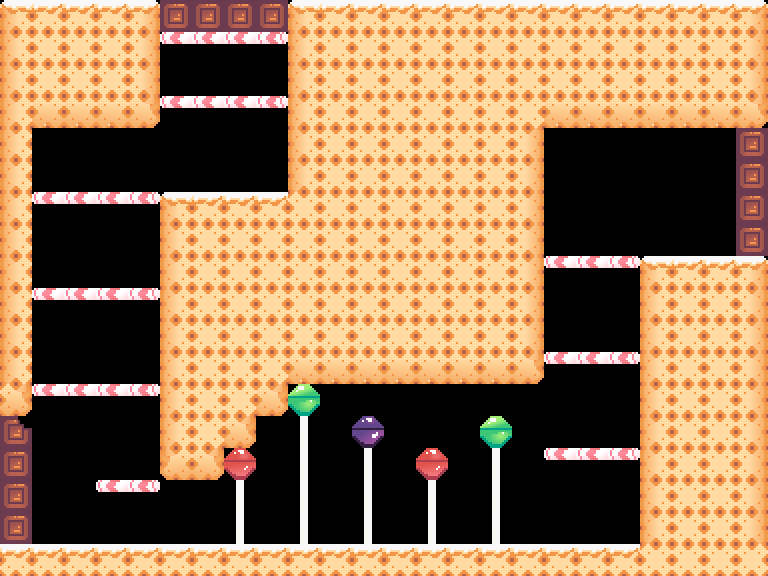

This game map was drawn from its Tiled (.tmx) file and the tilesets committed beside it. A one-line description and the trimmed map source follow:
An orthogonal 24x18 tile map with 32x32 px tiles, 5 tile layers (platforms, blocks, leftDoor, rightDoor, ...) and 6 objects (2x red, playerSpawnLeft, playerSpawnUp, playerSpawnRight, playerSpawn).

<map version="1.5" tiledversion="1.6.0" orientation="orthogonal" renderorder="right-down" width="24" height="18" tilewidth="32" tileheight="32" infinite="0" nextlayerid="10" nextobjectid="10">
 <editorsettings>
  <export target="candyUpRightLeft.json" format="json" />
 </editorsettings>
 <tileset firstgid="1" name="candyTileset" tilewidth="32" tileheight="32" tilecount="196" columns="14">
  <image source="candyTileset.png" width="448" height="448" />
  <tile id="0">
   <properties>
    <property name="collides" type="bool" value="true" />
   </properties>
  </tile>
  <tile id="1">
   <properties>
    <property name="collides" type="bool" value="true" />
   </properties>
  </tile>
  <tile id="2">
   <properties>
    <property name="collides" type="bool" value="true" />
   </properties>
  </tile>
  <tile id="3">
   <properties>
    <property name="collides" type="bool" value="true" />
   </properties>
  </tile>
  <tile id="14">
   <properties>
    <property name="collides" type="bool" value="true" />
   </properties>
  </tile>
  <tile id="15">
   <properties>
    <property name="collides" type="bool" value="true" />
   </properties>
  </tile>
  <tile id="16">
   <properties>
    <property name="collides" type="bool" value="true" />
   </properties>
  </tile>
  <tile id="17">
   <properties>
    <property name="collides" type="bool" value="true" />
   </properties>
  </tile>
  <tile id="28">
   <properties>
    <property name="collides" type="bool" value="true" />
   </properties>
  </tile>
  <tile id="29">
   <properties>
    <property name="collides" type="bool" value="true" />
   </properties>
  </tile>
  <tile id="30">
   <properties>
    <property name="collides" type="bool" value="true" />
   </properties>
  </tile>
  <tile id="31">
   <properties>
    <property name="collides" type="bool" value="true" />
   </properties>
  </tile>
  <tile id="42">
   <properties>
    <property name="collides" type="bool" value="true" />
   </properties>
  </tile>
  <tile id="43">
   <properties>
    <property name="collides" type="bool" value="true" />
   </properties>
  </tile>
  <tile id="44">
   <properties>
    <property name="collides" type="bool" value="true" />
   </properties>
  </tile>
  <tile id="45">
   <properties>
    <property name="collides" type="bool" value="true" />
   </properties>
  </tile>
  <tile id="56">
   <properties>
    <property name="collides" type="bool" value="true" />
   </properties>
  </tile>
  <tile id="57">
   <properties>
    <property name="collides" type="bool" value="true" />
   </properties>
  </tile>
  <tile id="58">
   <properties>
    <property name="collides" type="bool" value="true" />
   </properties>
  </tile>
  <tile id="74">
   <properties>
    <property name="collides" type="bool" value="true" />
   </properties>
  </tile>
  <tile id="75">
   <properties>
    <property name="collides" type="bool" value="true" />
   </properties>
  </tile>
  <tile id="88">
   <properties>
    <property name="collides" type="bool" value="true" />
   </properties>
  </tile>
  <tile id="89">
   <properties>
    <property name="collides" type="bool" value="true" />
   </properties>
  </tile>
 </tileset>
 <layer id="3" name="platforms" width="24" height="18">
  <properties>
   <property name="collides" type="bool" value="true" />
  </properties>
  <data>[432 cells, 31 non-empty, 3 distinct tile ids]</data>
 </layer>
 <layer id="2" name="blocks" width="24" height="18">
  <properties>
   <property name="collides" type="bool" value="true" />
  </properties>
  <data>[432 cells, 265 non-empty, 14 distinct tile ids]</data>
 </layer>
 <layer id="9" name="leftDoor" width="24" height="18">
  <properties>
   <property name="collides" type="bool" value="true" />
  </properties>
  <data>[432 cells, 4 non-empty, 2 distinct tile ids]</data>
 </layer>
 <layer id="8" name="rightDoor" width="24" height="18">
  <properties>
   <property name="collides" type="bool" value="true" />
  </properties>
  <data>[432 cells, 4 non-empty, 1 distinct tile ids]</data>
 </layer>
 <layer id="5" name="upDoor" width="24" height="18">
  <properties>
   <property name="collides" type="bool" value="true" />
  </properties>
  <data>[432 cells, 4 non-empty, 1 distinct tile ids]</data>
 </layer>
 <objectgroup id="6" name="playerSpawns">
  <object id="1" name="playerSpawnLeft" x="0" y="512">
   <point />
  </object>
  <object id="2" name="playerSpawnUp" x="192" y="0">
   <point />
  </object>
  <object id="3" name="playerSpawnRight" x="736" y="224">
   <point />
  </object>
  <object id="4" name="playerSpawn" x="64" y="512">
   <point />
  </object>
 </objectgroup>
 <objectgroup id="7" name="enemySpawns">
  <object id="7" name="red" x="192" y="512">
   <polyline points="0,0 416,0" />
  </object>
  <object id="8" name="red" x="64" y="160">
   <polyline points="0,0 192,0" />
  </object>
 </objectgroup>
</map>
